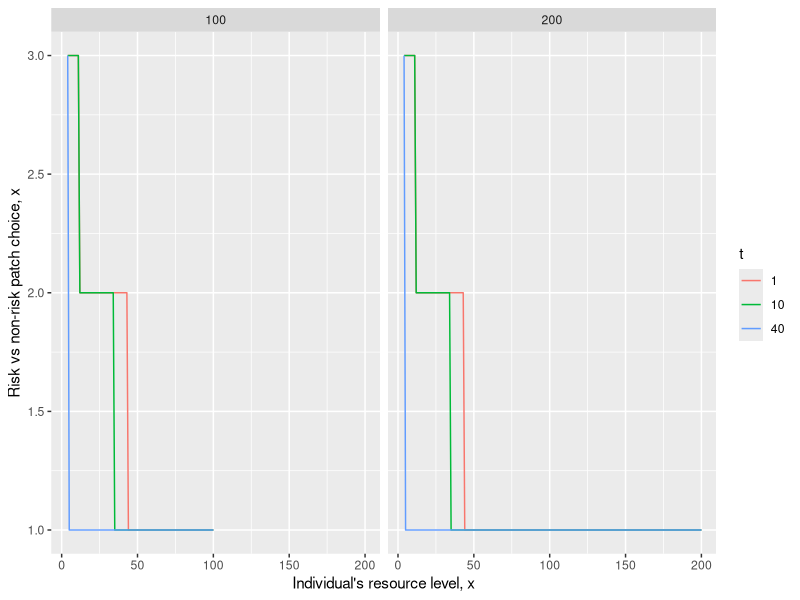

Reproduce this figure in R. (Note: this script raises an error after producing the figure.)
library("raster")
library("ggplot2")


#' Represents the algorithm on p53-54 of Mangel & Clark
#' with the modification that a state variable increases
#' at a maximum rate
#' @param params_patches list with patch-specific parameters
#' as described on page 45, 54:
#'    beta (mortality prob)
#'    alpha (cost of just being alive)
#'    lambda (food encounter prob)
#'    Y (increment in state variable)
#' @param params_other list with parameters regarding the
#' algorithm:
#'    xc (minimum resource level before death)
#'    C maximum possible level of resources
#'    R maximum increase in state between timesteps
#'      (see p64, experiment 6)
#'    Tmax maximum time steps per iteration
#' @param phi terminal fitness function
#' @export

iterate.sys <- function(params_patches, params_other)
{
  # cutoff below which individual dies
  xc <- params_other$xc

  # max dimension C (see Mangel & Clark p53)
  C <- params_other$C

  # maximum increase in state between timesteps
  max.increase <- params_other$R

  # values of x
  x.vals <- seq(0, C, 1)

  # vector representing F(x, t+1, T)
  # initialize with values x0 = xc to xmax = dim
  F1 <- ifelse(x.vals > xc,1,0)

  Tmax <- params_other$Tmax

  data.all <- NULL

  # loop in a reversed fashion
  # from Tmax to larger timespans
  for (t in seq(Tmax,1,-1))
  {
    # data.frame giving reproductive value
    # and patch choice for each level of x
    F0_D <- data.frame(x=x.vals
                       ,Vmax=0
                       ,patch=NA)

      # now step 2 of the algorithm, cycle over the
      # resource values (x) and then for each value of x
      # cycle over the different patch combinations
      # asking the question: what patch to choose at time t
      # when I have x resources
      for (iter.x.i in 1:length(x.vals))
      {
        x.val.i <- x.vals[[iter.x.i]]

        if (x.val.i <= xc)
        {
          next
        }

        Vi_max <- 0
        patch_max <- 0

        # now check which patch gives maximal gains
        for (patch.i in 1:nrow(params))
        {
          alpha.i  <- params[params$patch == patch.i,"alpha"]
          Y.i <- params[params$patch == patch.i,"Y"]
          lambda.i <- params[params$patch == patch.i,"lambda"]
          beta.i <- params[params$patch == patch.i,"beta"]

          # calculate x'
          xprime <- clamp(x.val.i - alpha.i + Y.i
                         ,xc
                         ,C
                         )

          if (xprime - x.val.i > max.increase)
          {
            xprime <- x.val.i + max.increase
          }
          else
          {
            print("whatevz")
          }

          # calculate x''
          xprimeprime <- clamp(x.val.i - alpha.i
                               ,xc
                               ,C)

          print(paste0("x'': ",xprimeprime
                      ,"x': ",xprime
                      ,"max.increase: ",max.increase))

          # check if the values of F1 exist for this level of x
          stopifnot(!is.na(F1[[match(xprime,x.vals)]]))
          stopifnot(!is.na(F1[[match(xprimeprime,x.vals)]]))

          # calculate Vi
          Vi <- clamp(
                (1.0 - beta.i) * (
                lambda.i * F1[[match(xprime,x.vals)]]
                + (1.0 - lambda.i) * F1[[match(xprimeprime,x.vals)]]
              )
              ,0
              ,1
          )

          if (Vi > Vi_max)
          {
            Vi_max <- Vi
            patch_max <- patch.i
          }
        } # end for patch.i

        F0_D[F0_D$x == x.val.i,c("Vmax","patch")] <- c(Vi_max, patch_max)
      } # end for x.val.i

      # step 4 of the algorithm
      F1 <- F0_D$Vmax

      # add the current value of t to the data.frame
      F0_D$t <- t

      # append data
      if (is.null(data.all)) {
        data.all <- F0_D
      } else {
        data.all <- rbind(data.all,F0_D)
      }
  } # end for (t in seq(T,0,-1))

  return(data.all)
} # end function iterate sys.

params <- data.frame(
  patch=1:3
  ,beta=c(0,0.004,0.02)
  ,alpha=1
  ,lambda=c(0,0.4,0.6)
  ,Y=c(0,3,5)
)

params.run <- list(
  xc=3
  ,C=100
  ,R=1
  ,Tmax=40)

data.iter <- iterate.sys(
  params_patches=params
  ,params_other=params.run)

data.iter$C <- 100

params.run["C"] <- 200

data.iter2 <- iterate.sys(
  params_patches=params
  ,params_other=params.run)

data.iter2$C <- params.run$C

data.all <- rbind(data.iter,data.iter2)
data.all$t <- as.factor(data.all$t)

data.all <- data.all[data.all$t %in% c(1,10,params.run$Tmax),]

ggplot(data=data.all[data.all$x>=params.run$xc,], aes(x=x,y=patch)) +
  geom_line(aes(color=t)) +
  facet_grid(. ~ C) +
  xlab("Individual's resource level, x") +
  ylab("Risk vs non-risk patch choice, x") +

ggsave("page64_experiment6_output_graph.pdf")
